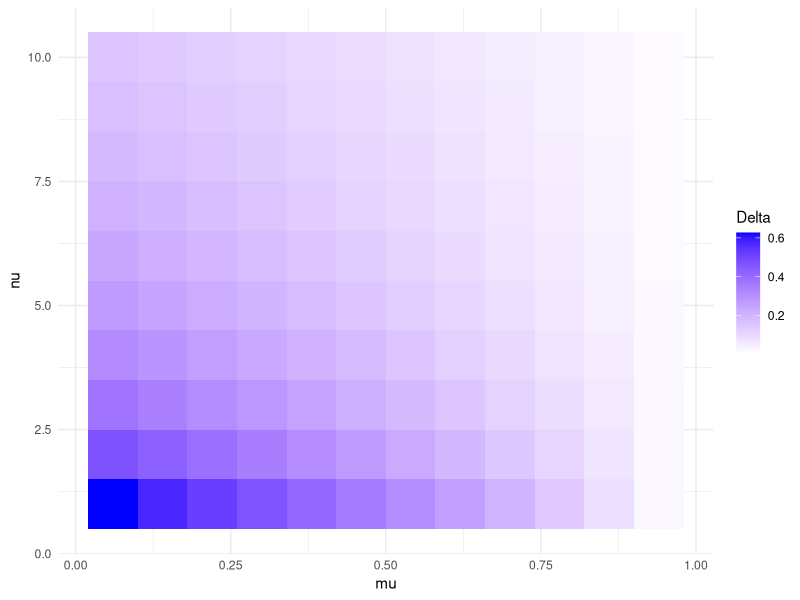
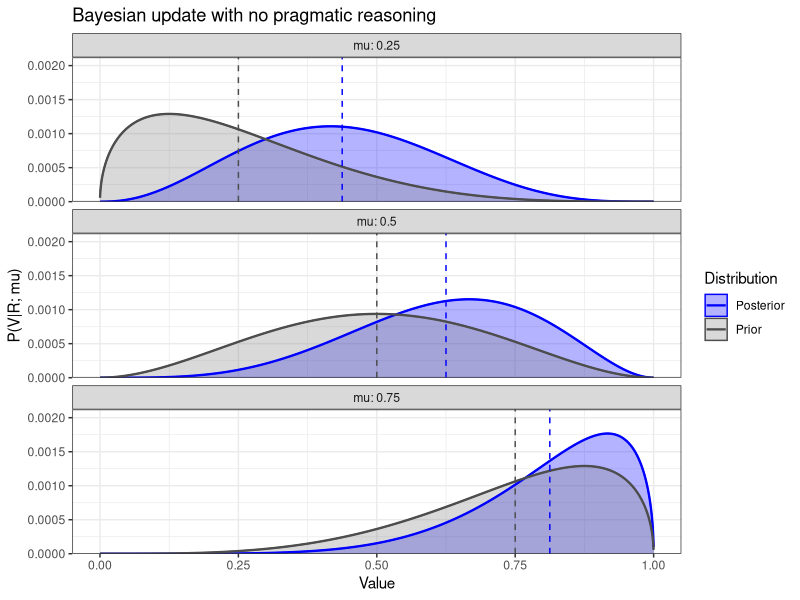
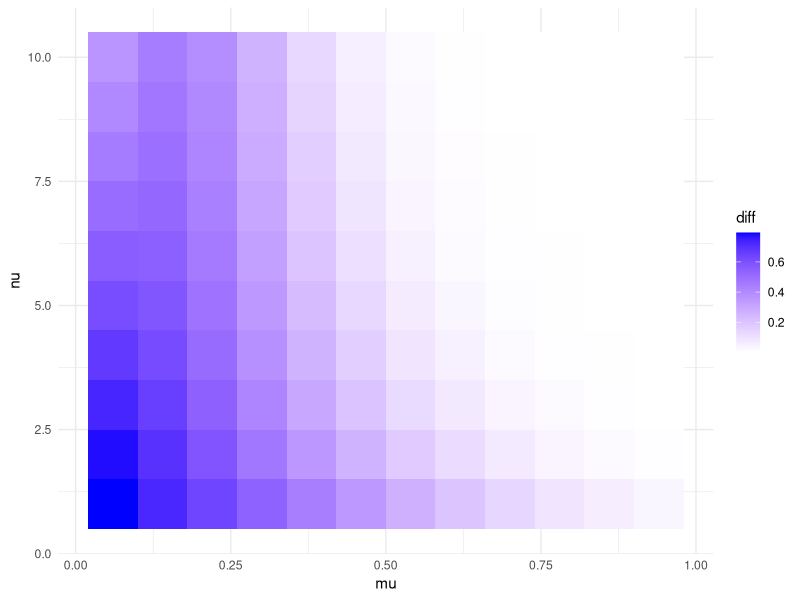
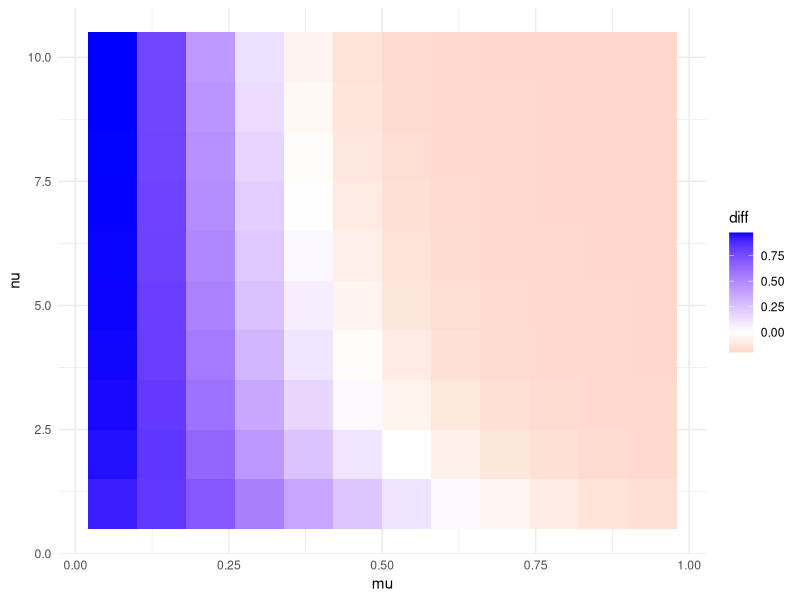
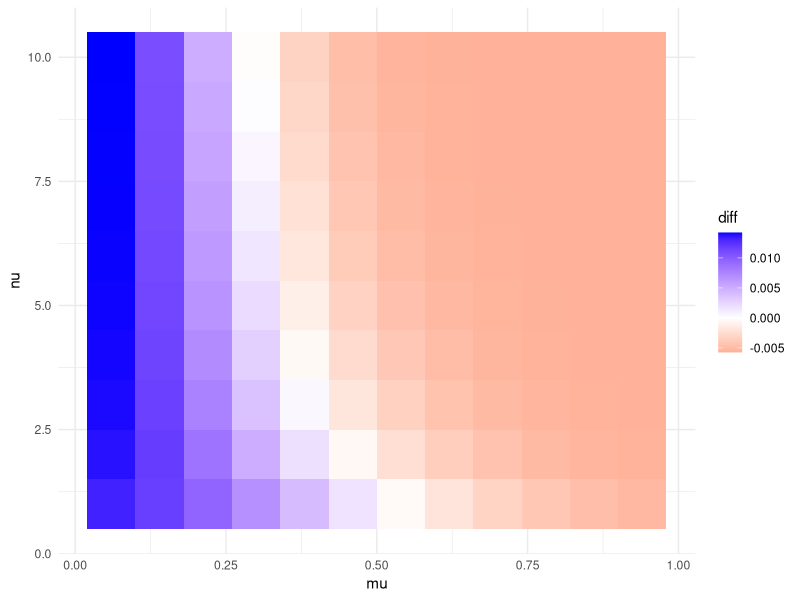
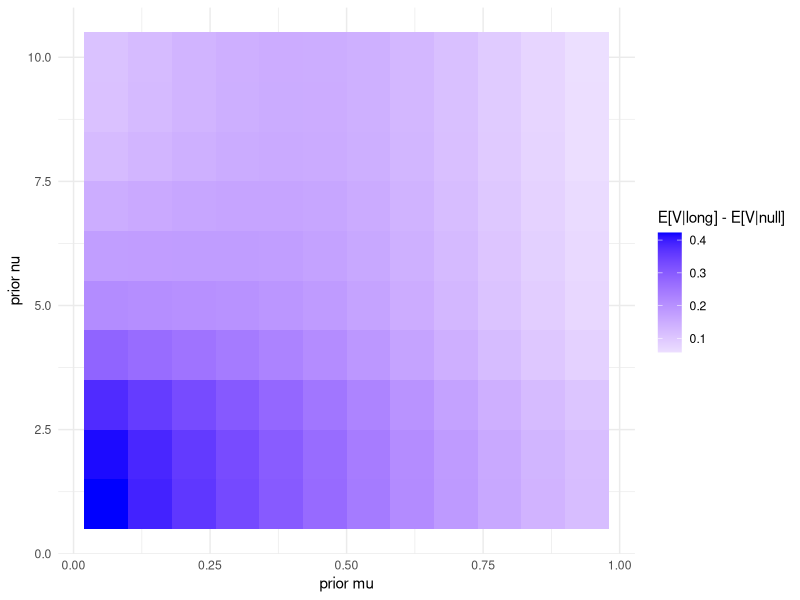

The R source for these figures, in order:
## ---- chunk 1
library(dplyr)
library(tidyr)
library(ggplot2)
## ---- chunk 2
V_vals <- seq(0.0001, 0.9999, length.out = 2000) 

#grid of beta params
mu_vals <- seq(0.06, 0.94, length.out = 12)
nu_vals <- seq(1, 10, length.out = 10)

sample_mu_vals <- c(0.25, 0.5, 0.75)

#might make more conceptual sense to restrict these to higher values 
#but probably belongs in the prior rather enforcing it here
theta_vals <- seq(0.05, 0.95, length.out = 46)

#chosen pretty arbitrarily, needs further optimization
cost <- c(null = 0, long = 0.2) 
alpha <- 2
## ---- chunk 3
#convert from mean/sample size parameterization 
#back to alpha/beta (so i can use dbeta)
#again note that mu/nu are not inferred by L0
#that's just the distribution that S1 is treating as his prior
#L1 is inferring /which beta distribution/ S1 is treating as L0's prior 
prior_L0 <- function(mu, nu) {
  a <- mu*nu
  b <- (1-mu) * nu
  dbeta(V_vals, a, b)
}

#i picked the linear likelihood for simplicity
#also tried quadratic to make the reasons have a bigger effect
#i probably need to defend making the likelihood independent of the 
#hyperparameters of the prior? 
likelihood_L0 <- function(R) {
  if(R == "null") rep(1, length(V_vals)) else V_vals^2
}

lit_listener <- function(mu, nu, R) {
  prior <- prior_L0(mu, nu)
  prior <- prior / sum(prior)
  likelihood <- likelihood_L0(R)
  unnorm_posterior <- prior * likelihood
  posterior <- unnorm_posterior / sum(unnorm_posterior)
  data.frame(V = V_vals, 
             Prior = prior, 
             Posterior = posterior,
             UnnormPosterior = unnorm_posterior,
             mu = mu, 
             nu = nu, 
             R = R)
}
## ---- chunk 4

L0_data <- lapply(mu_vals, function(m) 
            lapply(nu_vals, function(n) lit_listener(m, n, "long"))) %>%
            bind_rows() %>%
            pivot_longer(cols = c("Prior", "Posterior"), names_to = "Distribution",values_to ="Prob")

figure1_data <- L0_data  %>%
  filter(Distribution == "Posterior") %>%
  group_by(mu, nu) %>%
  summarise(post_mean = sum(V * Prob), .groups = "drop") %>%
  mutate(delta_means = post_mean - mu)

## ---- chunk 5

ggplot(figure1_data, aes(x = mu, y = nu, fill = delta_means)) +
  geom_tile() +
  scale_fill_gradient2(low = "red", mid = "white", high = "blue", midpoint = 0) +
  labs(x = "mu", y = "nu", fill = "Delta") +
  theme_minimal()

## ---- chunk 6

figure2_data <- lapply(sample_mu_vals, function(m) lit_listener(m, 6, "long")) %>%
            bind_rows() %>%
            pivot_longer(cols = c("Prior", "Posterior"), names_to = "Distribution",values_to ="Prob")

posterior_means <- figure2_data %>%
  filter(Distribution == "Posterior") %>%
  group_by(mu) %>%
  summarise(post_mean = sum(V * Prob))

figure2_plot <- ggplot(figure2_data, aes(x = V, y = Prob, fill = Distribution, color = Distribution)) +
  geom_area(alpha = 0.3, position = "identity") + 
  geom_line(size = 0.8) +
  geom_vline(aes(xintercept = mu), linetype = "dashed", color = "gray30", linewidth = 0.5)+ 
  geom_vline(data = posterior_means, aes(xintercept = post_mean), linetype = "dashed", color = "blue", linewidth = 0.5)+
  facet_wrap(~mu, labeller = label_both, ncol=1) +
  scale_fill_manual(values = c("Prior" = "gray50", "Posterior" = "blue")) +
  scale_color_manual(values = c("Prior" = "gray30", "Posterior" = "blue")) +
  theme_bw() +
  scale_y_continuous(expand = expansion(mult = c(0, 0.2)))+
  labs(title = "Bayesian update with no pragmatic reasoning", x = "Value", y = "P(V|R; mu)")

print(figure2_plot)
## ---- chunk 7
#cached since the lookups were taking one century to run
L0_array_null <- array(sapply(nu_vals, function(n)
                        sapply(mu_vals, function(m)
                        lit_listener(m, n, "null")$Posterior)),
  dim = c(length(V_vals), length(mu_vals), length(nu_vals)),
  dimnames = list(V = V_vals, mu = mu_vals, nu = nu_vals)
)

L0_array_long <- array(sapply(nu_vals, function(n)
                        sapply(mu_vals, function(m)
                        lit_listener(m, n, "long")$Posterior)),
  dim = c(length(V_vals), length(mu_vals), length(nu_vals)),
  dimnames = list(V = V_vals, mu = mu_vals, nu = nu_vals)
)

L0_array_null_unnorm <- array(NA,
  dim = c(length(V_vals), length(mu_vals), length(nu_vals)),
  dimnames = list(V = V_vals, mu = mu_vals, nu = nu_vals)
)
L0_array_long_unnorm <- array(NA,
  dim = c(length(V_vals), length(mu_vals), length(nu_vals)),
  dimnames = list(V = V_vals, mu = mu_vals, nu = nu_vals)
)

results_null_unnorm <- mapply(function(m, n) lit_listener(m, n, "null")$UnnormPosterior,
  rep(mu_vals, times = length(nu_vals)),
  rep(nu_vals, each = length(mu_vals))
)
results_long_unnorm <- mapply(function(m, n) lit_listener(m, n, "long")$UnnormPosterior,
  rep(mu_vals, times = length(nu_vals)),
  rep(nu_vals, each = length(mu_vals))
)

for (k in seq_along(nu_vals)) {
  for (j in seq_along(mu_vals)) {
    idx <- (k - 1) * length(mu_vals) + j
    L0_array_null_unnorm[, j, k] <- results_null_unnorm[, idx]
    L0_array_long_unnorm[, j, k] <- results_long_unnorm[, idx]
  }
}

speaker_grid <- expand.grid(
  theta_i = 1:length(theta_vals), 
  mu_j = 1:length(mu_vals), 
  nu_k = 1:length(nu_vals)
)

speaker_grid$theta <- theta_vals[speaker_grid$theta_i]
speaker_grid$mu <- mu_vals[speaker_grid$mu_j]
speaker_grid$nu <- nu_vals[speaker_grid$nu_k]
## ---- chunk 8

s_probs <- mapply(function(i, j, k) {
  
  #integral
  p_null <- sum(L0_array_null[V_vals > theta_vals[i], j, k])
  p_long <- sum(L0_array_long[V_vals > theta_vals[i], j, k])
  
  #informativity 
  inf_null <- log(p_null + 1e-10)
  inf_long <- log(p_long + 1e-10)
  
  #utility
  util_null <- inf_null - cost["null"]
  util_long <- inf_long - cost["long"]

  #softmax
  null_numer <- exp(alpha * util_null)
  long_numer <- exp(alpha * util_long)
  denom <- null_numer + long_numer
  
  return(c(null_numer/denom, long_numer/denom, p_null, p_long, inf_null, inf_long))
  
}, speaker_grid$theta_i, speaker_grid$mu_j, speaker_grid$nu_k)

speaker_grid$prob_null <- s_probs[1, ]
speaker_grid$prob_long <- s_probs[2, ]
speaker_grid$int_null <- s_probs[3, ]
speaker_grid$int_long <- s_probs[4, ]
speaker_grid$inf_null <- s_probs[5, ]
speaker_grid$inf_long <- s_probs[6, ]


speaker_grid <- speaker_grid %>%
  mutate(int_diff = int_long - int_null) %>%
  mutate(inf_diff = inf_long - inf_null) %>%
  mutate(prob_diff = prob_long - prob_null) %>%
  filter(theta_i == 10)
## ---- chunk 9

ggplot(speaker_grid, aes(x = mu, y = nu, fill = int_diff)) +
  geom_tile() +
  scale_fill_gradient2(low = "red", mid = "white", high = "blue", midpoint = 0) +
  labs(x = "mu", y = "nu", fill = "diff") +
  theme_minimal()


ggplot(speaker_grid, aes(x = mu, y = nu, fill = prob_diff)) +
  geom_tile() +
  scale_fill_gradient2(low = "red", mid = "white", high = "blue", midpoint = 0) +
  labs(x = "mu", y = "nu", fill = "diff") +
  theme_minimal()

## ---- chunk 10

prior_theta <- dnorm(theta_vals, mean = 0.5, sd = 0.2)
prior_theta <- prior_theta / sum(prior_theta)

prior_mu_uniform <- rep(1, length(mu_vals)) / length(mu_vals)
prior_nu_uniform <- rep(1, length(nu_vals)) / length(nu_vals)

mu_probs <- prior_mu_uniform[speaker_grid$mu_j]
nu_probs <- prior_nu_uniform[speaker_grid$nu_k]
theta_probs <- prior_theta[speaker_grid$theta_i]

joint_null <- speaker_grid$prob_null * theta_probs * mu_probs * nu_probs
joint_long <- speaker_grid$prob_long * theta_probs * mu_probs * nu_probs

group_key <- speaker_grid$mu_j * 1000 + speaker_grid$nu_k

marg_null <- rowsum(joint_null, group_key)
marg_long <- rowsum(joint_long, group_key)
marg_null <- marg_null / sum(marg_null)
marg_long <- marg_long / sum(marg_long)

mu_nu_grid <- speaker_grid %>%
  distinct(mu_j, nu_k, mu, nu) %>%
  arrange(mu_j, nu_k) %>%
  mutate(group_key = mu_j * 1000 + nu_k)

null_prob <- sapply(seq_len(nrow(mu_nu_grid)), function(idx) {
  L0_array_null[, mu_nu_grid$mu_j[idx], mu_nu_grid$nu_k[idx]]
}) %*% marg_null
null_prob <- null_prob / sum(null_prob)

long_prob <- sapply(seq_len(nrow(mu_nu_grid)), function(idx) {
  L0_array_long[, mu_nu_grid$mu_j[idx], mu_nu_grid$nu_k[idx]]
}) %*% marg_long
long_prob <- long_prob / sum(long_prob)

L1_marginals <- data.frame(
  mu = mu_nu_grid$mu,
  nu = mu_nu_grid$nu,
  marg_null = as.numeric(marg_null),
  marg_long = as.numeric(marg_long)
)

L1_posterior <- rbind(
  data.frame(V = V_vals, Prob = as.numeric(null_prob), Distribution = "null"),
  data.frame(V = V_vals, Prob = as.numeric(long_prob), Distribution = "long")
)
## ---- chunk 11

L1_marginals_plot <- L1_marginals %>%
  mutate(marg_diff = marg_long - marg_null) 

ggplot(L1_marginals_plot, aes(x = mu, y = nu, fill = marg_diff)) +
  geom_tile() +
  scale_fill_gradient2(low = "red", mid = "white", high = "blue", midpoint = 0) +
  labs(x = "mu", y = "nu", fill = "diff") +
  theme_minimal()

## ---- chunk 12

prior_theta <- dnorm(theta_vals, mean = 0.5, sd = 0.2)
prior_theta <- prior_theta / sum(prior_theta)

nu_scaled <- (nu_vals - min(nu_vals)) / (max(nu_vals) - min(nu_vals))
nu_scaled <- pmax(pmin(nu_scaled, 0.999), 0.001)

group_key <- speaker_grid$mu_j * 1000 + speaker_grid$nu_k
theta_probs <- prior_theta[speaker_grid$theta_i]

mu_nu_grid <- speaker_grid %>%
  distinct(mu_j, nu_k, mu, nu) %>%
  arrange(mu_j, nu_k) %>%
  mutate(group_key = mu_j * 1000 + nu_k)

L0_null_mat <- sapply(seq_len(nrow(mu_nu_grid)), function(idx) {
  L0_array_null_unnorm[, mu_nu_grid$mu_j[idx], mu_nu_grid$nu_k[idx]]
})
L0_long_mat <- sapply(seq_len(nrow(mu_nu_grid)), function(idx) {
  L0_array_long_unnorm[, mu_nu_grid$mu_j[idx], mu_nu_grid$nu_k[idx]]
})

L1_function <- function(prior_mu, prior_nu) {
  
  current_p_mu <- dbeta(mu_vals, prior_mu * 3, (1 - prior_mu) * 3)
  current_p_mu <- current_p_mu / sum(current_p_mu)
  
  prior_nu_scaled <- (prior_nu - min(nu_vals)) / (max(nu_vals) - min(nu_vals))
  prior_nu_scaled <- pmax(pmin(prior_nu_scaled, 0.999), 0.001)
  current_p_nu <- dbeta(nu_scaled, prior_nu_scaled * 3, (1 - prior_nu_scaled) * 3)
  current_p_nu <- current_p_nu / sum(current_p_nu)
  
  mu_probs <- current_p_mu[speaker_grid$mu_j]
  nu_probs <- current_p_nu[speaker_grid$nu_k]
  
  joint_null <- speaker_grid$prob_null * theta_probs * mu_probs * nu_probs
  joint_long <- speaker_grid$prob_long * theta_probs * mu_probs * nu_probs
  
  group_key <- speaker_grid$mu_j * 1000 + speaker_grid$nu_k
  
  marg_null <- rowsum(joint_null, group_key)
  marg_long <- rowsum(joint_long, group_key)
  marg_null <- marg_null / sum(marg_null)
  marg_long <- marg_long / sum(marg_long)
  
  marg_null <- marg_null[as.character(mu_nu_grid$group_key), , drop = FALSE]
  marg_long <- marg_long[as.character(mu_nu_grid$group_key), , drop = FALSE]
  
  null_prob <- as.numeric(L0_null_mat %*% marg_null)
  null_prob <- null_prob / sum(null_prob)
  
  long_prob <- as.numeric(L0_long_mat %*% marg_long)
  long_prob <- long_prob / sum(long_prob)
  
  ev_null <- sum(V_vals * null_prob)
  ev_long <- sum(V_vals * long_prob)
  
  data.frame(prior_mu = prior_mu, prior_nu = prior_nu, ev_diff = ev_long - ev_null)
}

L1_results <- do.call(rbind, lapply(mu_vals, function(pm)
  do.call(rbind, lapply(nu_vals, function(pn)
    L1_function(pm, pn)))))
## ---- chunk 13
ggplot(L1_results, aes(x = prior_mu, y = prior_nu, fill = ev_diff)) +
  geom_tile() +
  scale_fill_gradient2(low = "red", mid = "white", high = "blue", midpoint = 0) +
  labs(x = "prior mu", y = "prior nu", fill = "E[V|long] - E[V|null]") +
  theme_minimal()
## ---- chunk 14
L1_results %>%
  filter(prior_nu == nu_vals[10]) %>%
  arrange(prior_mu) %>%
  select(prior_mu, ev_diff)
## ---- chunk 15

L1_results_check <- do.call(rbind, lapply(mu_vals, function(pm)
  L1_function(pm, nu_vals[5])))  # fix prior_nu at middle value

L1_results_check %>%
  arrange(prior_mu) %>%
  select(prior_mu, ev_diff)
